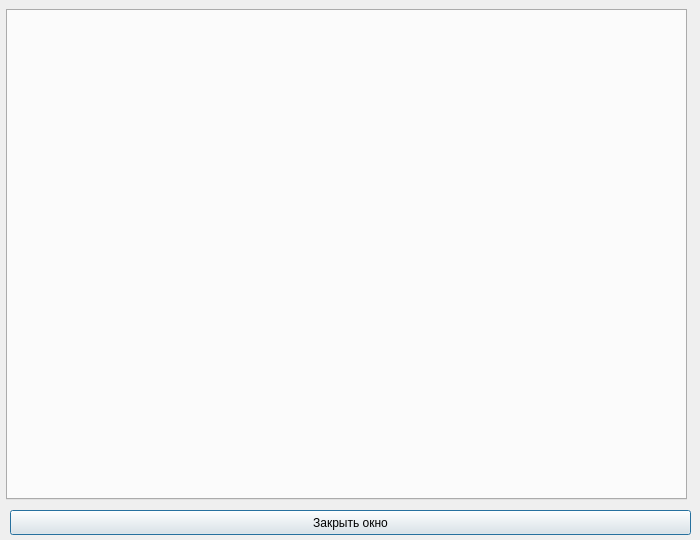
<?xml version="1.0" encoding="UTF-8"?>
<ui version="4.0">
 <class>LogWindow</class>
 <widget class="QDialog" name="LogWindow">
  <property name="geometry">
   <rect>
    <x>0</x>
    <y>0</y>
    <width>700</width>
    <height>540</height>
   </rect>
  </property>
  <property name="windowTitle">
   <string>Dialog</string>
  </property>
  <widget class="QPushButton" name="pushButtonClose">
   <property name="geometry">
    <rect>
     <x>10</x>
     <y>510</y>
     <width>681</width>
     <height>25</height>
    </rect>
   </property>
   <property name="text">
    <string>Закрыть окно</string>
   </property>
  </widget>
  <widget class="QTabWidget" name="tabWidget">
   <property name="geometry">
    <rect>
     <x>6</x>
     <y>9</y>
     <width>681</width>
     <height>491</height>
    </rect>
   </property>
   <property name="currentIndex">
    <number>-1</number>
   </property>
  </widget>
 </widget>
 <resources/>
 <connections/>
</ui>
